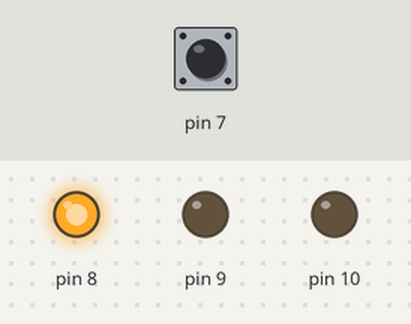
The sketch below on a simulated Arduino Uno, built with avr-gcc and run on an emulated ATmega328P. Parts: output pins drawn as LEDs (lit = HIGH). Dashed ring = blinking. Inputs (shaded band) come from the test bench; at power-on: pin 7 HIGH.

Above: at 1.8 s.
1.9 s: pin 7 pulled LOW for 3.2 s
At 2.3 s:
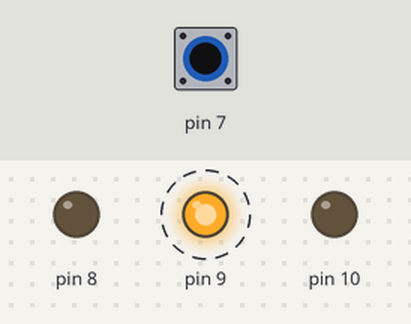
6.6 s: pin 7 pulled LOW for 0.15 s
At 7.0 s:
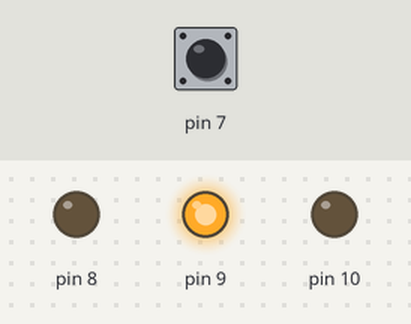
8.2 s: pin 7 pulled LOW for 1 s
At 9.5 s:
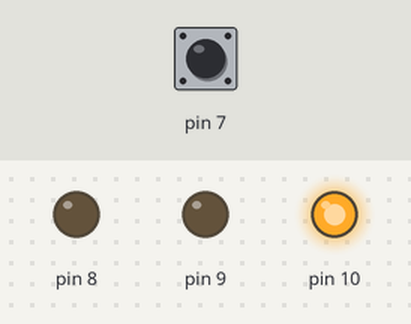
Timing chart, 0 to 11.2 s (numbered marks = the images above; inputs shaded):
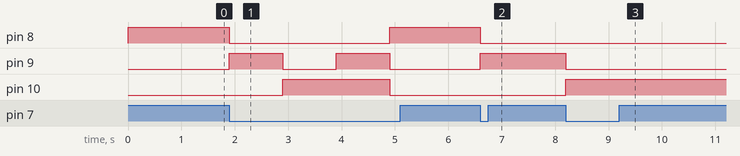

Measured:
- after the input at 1.9 s, pin 8: HIGH → LOW at once, → HIGH 3.0 s later; pin 9: alternates HIGH for 1.0 s and LOW for 1.0 s, starting at once; pin 10: LOW → HIGH after 1.0 s, → LOW 2.0 s later
- after the input at 6.6 s, pin 8: HIGH → LOW at once; pin 9: LOW → HIGH at once
- after the input at 8.2 s, pin 9: HIGH → LOW at once; pin 10: LOW → HIGH at once

The sketch:

sketch_apr26c.ino
```cpp
void setup() {
  // put your setup code here, to run once:
  pinMode(7, INPUT_PULLUP);
  pinMode(8, OUTPUT);
  pinMode(9, OUTPUT);
  pinMode(10, OUTPUT);
  digitalWrite(10, LOW);
  digitalWrite(9, LOW);
  digitalWrite(8, LOW);
}

void loop() {
  // put your main code here, to run repeatedly:
  digitalWrite(10, LOW); //Czerwona
  digitalWrite(9, LOW); //Pomarańczowa
  digitalWrite(8, HIGH); //Zielona
 delay(1000);
  while (digitalRead(7) == HIGH) {}

  digitalWrite(10, LOW); //Czerwona
  digitalWrite(9, HIGH); //Pomarańczowa
  digitalWrite(8, LOW); //Zielona
  delay(1000);
   while (digitalRead(7) == HIGH) {}

  digitalWrite(10, HIGH); //Czerwona
  digitalWrite(9, LOW); //Pomarańczowa
  digitalWrite(8, LOW); //Zielona
 delay(1000);
  while (digitalRead(7) == HIGH) {}

  digitalWrite(10, HIGH); //Czerwona
  digitalWrite(9, HIGH); //Pomarańczowa
  digitalWrite(8, LOW); //Zielona
 delay(1000);
  while (digitalRead(7) == HIGH) {}

}
```
